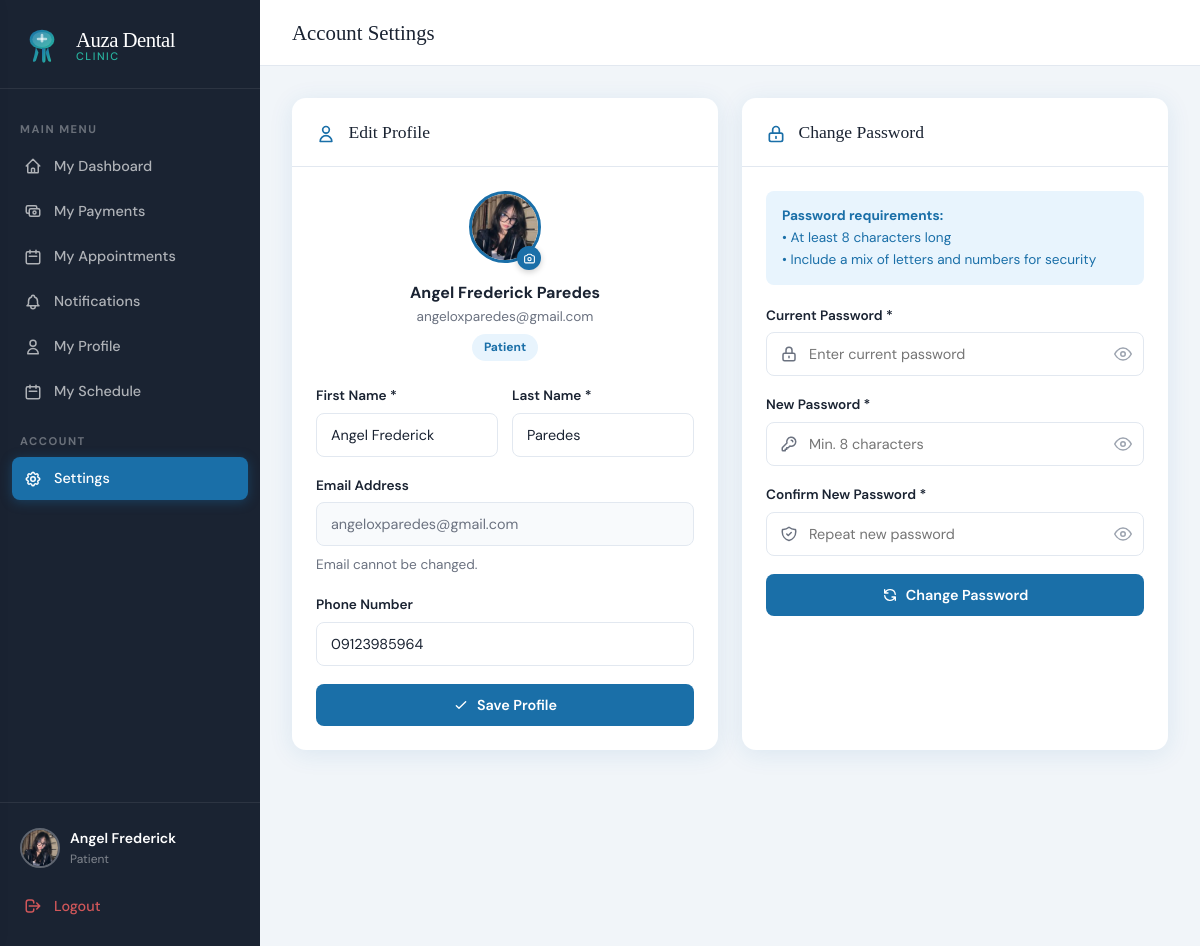
Screenshot of /index.php?page=settings (signed in) with the database file from the repository.
### tables this page shows
CREATE TABLE `users` (
  `id` int(11) NOT NULL,
  `first_name` varchar(100) NOT NULL,
  `last_name` varchar(100) NOT NULL,
  `email` varchar(150) NOT NULL,
  `password` varchar(255) NOT NULL,
  `phone` varchar(20) DEFAULT NULL,
  `role` enum('admin','patient','staff') NOT NULL DEFAULT 'patient',
  `is_verified` tinyint(1) DEFAULT 1,
  `status` enum('pending','approved','rejected') DEFAULT 'pending',
  `created_at` datetime DEFAULT current_timestamp(),
  `avatar` varchar(255) DEFAULT NULL,
  `temp_password` varchar(255) DEFAULT NULL
);

### app/controllers/SettingsController.php (called while the page is built, shortened)
<?php
require_once __DIR__ . '/../config.php';
class SettingsController {
    public function index() {
        $user_id = $_SESSION['user_id'];
        $rows    = callProcedure('sp_get_user_by_id', [$user_id]);
        $user    = $rows[0] ?? [];
        require __DIR__ . '/../views/shared/settings.php';
    }
}

### app/config.php (called while the page is built, shortened)
<?php
function getDB() {
    static $conn = null;
    if ($conn === null) {
        $conn = new mysqli(DB_HOST, DB_USER, DB_PASS, DB_NAME);
        $conn->set_charset('utf8mb4');
    }
    return $conn;
}
function callProcedure($proc_name, $params = []) {
    $db = getDB();
    if (empty($params)) {
        $sql = "CALL {$proc_name}()";
        $result = $db->query($sql);
    } else {
        $placeholders = implode(',', array_fill(0, count($params), '?'));
        $sql = "CALL {$proc_name}({$placeholders})";
        $stmt = $db->prepare($sql);
        $types = '';
        foreach ($params as $p) {
            if (is_int($p)) $types .= 'i';
            elseif (is_float($p)) $types .= 'd';
            else $types .= 's';
        }
        $stmt->bind_param($types, ...$params);
        $stmt->execute();
        $result = $stmt->get_result();
    }
    $rows = [];
    while ($row = $result->fetch_assoc()) {
        $rows[] = $row;
    }
    return $rows;
}

### app/views/shared/settings.php (the view, shortened to what this page needs)
<!DOCTYPE html>
<html lang="en">
<head>
<link rel="stylesheet" href="<?= APP_URL ?>/public/css/style.css">
</head>
<body>
<div class="app-layout">
  <?php require_once __DIR__ . '/sidebar.php'; ?>
  <div class="main-content">
    <div class="topbar">
      <div class="topbar-title">Account Settings</div>
    </div>
    <div class="page-content">
      <?php require_once __DIR__ . '/helpers.php'; showFlash(); ?>
      <div style="display:grid;grid-template-columns:1fr 1fr;gap:24px;max-width:900px;">
        <div class="card">
          <div class="card-header">
            <div class="card-title">
              Edit Profile
            </div>
          </div>
          <div class="card-body">
            <div style="text-align:center;margin-bottom:24px;">
              <div style="position:relative;display:inline-block;">
                <?php if (!empty($user['avatar'])): ?>
                  <img src="<?= APP_URL ?>/public/uploads/avatars/<?= htmlspecialchars($user['avatar']) ?>"
                    id="avatarPreview"
                    style="width:72px;height:72px;border-radius:50%;object-fit:cover;border:3px solid var(--primary);">
                <?php endif; ?>
                <label for="avatarInput" style="position:absolute;bottom:0;right:0;background:var(--primary);color:#fff;border-radius:50%;width:24px;height:24px;display:flex;align-items:center;justify-content:center;cursor:pointer;box-shadow:0 2px 6px rgba(0,0,0,0.2);" title="Change photo">
                </label>
              </div>
              <div style="font-weight:700;font-size:1rem;margin-top:10px;"><?= htmlspecialchars(($user['first_name']??'').' '.($user['last_name']??'')) ?></div>
              <div class="text-sm text-gray"><?= htmlspecialchars($user['email']??'') ?></div>
              <span class="badge badge-confirmed" style="margin-top:6px;"><?= ucfirst($user['role']??'') ?></span>
            </div>
            <form method="POST" action="?page=update_profile" enctype="multipart/form-data">
              <div class="form-row">
                <div class="form-group">
                  <label>First Name *</label>
                  <div class="input-wrap no-icon">
                    <input type="text" name="first_name" required value="<?= htmlspecialchars($user['first_name']??'') ?>">
                  </div>
                </div>
                <div class="form-group">
                  <label>Last Name *</label>
                  <div class="input-wrap no-icon">
                    <input type="text" name="last_name" required value="<?= htmlspecialchars($user['last_name']??'') ?>">
                  </div>
                </div>
              </div>
              <div class="form-group">
                <label>Email Address</label>
                <div class="input-wrap no-icon">
                  <input type="email" value="<?= htmlspecialchars($user['email']??'') ?>" disabled style="background:#f8fafc;color:var(--gray);cursor:not-allowed;">
                </div>
                <div class="text-sm text-gray mt-1">Email cannot be changed.</div>
              </div>
              <div class="form-group">
                <label>Phone Number</label>
                <div class="input-wrap no-icon">
                  <input type="text" name="phone" placeholder="09XXXXXXXXX" value="<?= htmlspecialchars($user['phone']??'') ?>">
                </div>
              </div>
              <button type="submit" class="btn btn-primary btn-block">
                <svg xmlns="http://www.w3.org/2000/svg" width="16" height="16" fill="none" viewBox="0 0 24 24" stroke="currentColor"><path stroke-linecap="round" stroke-linejoin="round" stroke-width="2" d="M5 13l4 4L19 7"/></svg>
                Save Profile
              </button>
            </form>
          </div>
        </div>
        <div class="card">
          <div class="card-header">
            <div class="card-title">
              Change Password
            </div>
          </div>
          <div class="card-body">
            <div style="background:var(--primary-light);border-radius:8px;padding:14px 16px;margin-bottom:20px;font-size:.85rem;color:var(--primary);">
              <strong>Password requirements:</strong><br>
              • At least 8 characters long<br>
              • Include a mix of letters and numbers for security
            </div>
            <form method="POST" action="?page=change_password">
              <div class="form-group">
                <label>Current Password *</label>
                <div class="input-wrap" style="position:relative;">
                  <svg class="icon" xmlns="http://www.w3.org/2000/svg" fill="none" viewBox="0 0 24 24" stroke="currentColor"><path stroke-linecap="round" stroke-linejoin="round" stroke-width="2" d="M12 15v2m-6 4h12a2 2 0 002-2v-6a2 2 0 00-2-2H6a2 2 0 00-2 2v6a2 2 0 002 2zm10-10V7a4 4 0 00-8 0v4h8z"/></svg>
                  <input type="password" name="current_password" id="current_password" required placeholder="Enter current password" style="padding-right:40px;">
                  <span onclick="togglePassword('current_password')" style="position:absolute;right:12px;top:50%;transform:translateY(-50%);cursor:pointer;color:#9ca3af;display:flex;align-items:center;">
                    <svg id="current_password_eye_open" width="18" height="18" viewBox="0 0 24 24" fill="none" stroke="currentColor" stroke-width="2" style="display:block;">
                      <path d="M1 12s4-8 11-8 11 8 11 8-4 8-11 8-11-8-11-8z"/><circle cx="12" cy="12" r="3"/>
                    </svg>
                  </span>
                </div>
              </div>
              <div class="form-group">
                <label>New Password *</label>
                <div class="input-wrap" style="position:relative;">
                  <svg class="icon" xmlns="http://www.w3.org/2000/svg" fill="none" viewBox="0 0 24 24" stroke="currentColor"><path stroke-linecap="round" stroke-linejoin="round" stroke-width="2" d="M15 7a2 2 0 012 2m4 0a6 6 0 01-7.743 5.743L11 17H9v2H7v2H4a1 1 0 01-1-1v-2.586a1 1 0 01.293-.707l5.964-5.964A6 6 0 1121 9z"/></svg>
                  <input type="password" name="new_password" id="newPass" required placeholder="Min. 8 characters" style="padding-right:40px;">
                  <span onclick="togglePassword('newPass')" style="position:absolute;right:12px;top:50%;transform:translateY(-50%);cursor:pointer;color:#9ca3af;display:flex;align-items:center;">
                    <svg id="newPass_eye_open" width="18" height="18" viewBox="0 0 24 24" fill="none" stroke="currentColor" stroke-width="2" style="display:block;">
                      <path d="M1 12s4-8 11-8 11 8 11 8-4 8-11 8-11-8-11-8z"/><circle cx="12" cy="12" r="3"/>
                    </svg>
                  </span>
                </div>
              </div>
              <div class="form-group">
                <label>Confirm New Password *</label>
                <div class="input-wrap" style="position:relative;">
                  <input type="password" name="confirm_password" id="confPass" required placeholder="Repeat new password" style="padding-right:40px;">
                  <span onclick="togglePassword('confPass')" style="position:absolute;right:12px;top:50%;transform:translateY(-50%);cursor:pointer;color:#9ca3af;display:flex;align-items:center;">
                    <svg id="confPass_eye_open" width="18" height="18" viewBox="0 0 24 24" fill="none" stroke="currentColor" stroke-width="2" style="display:block;">
                      <path d="M1 12s4-8 11-8 11 8 11 8-4 8-11 8-11-8-11-8z"/><circle cx="12" cy="12" r="3"/>
                    </svg>
                  </span>
                </div>
              </div>
              <button type="submit" class="btn btn-primary btn-block">
                <svg xmlns="http://www.w3.org/2000/svg" width="16" height="16" fill="none" viewBox="0 0 24 24" stroke="currentColor"><path stroke-linecap="round" stroke-linejoin="round" stroke-width="2" d="M4 4v5h.582m15.356 2A8.001 8.001 0 004.582 9m0 0H9m11 11v-5h-.581m0 0a8.003 8.003 0 01-15.357-2m15.357 2H15"/></svg>
                Change Password
              </button>
            </form>
          </div>
        </div>
      </div>
    </div>
  </div>
</div>
</body>
</html>

### public/css/style.css (style rules this page uses)
:root { --primary: #1a6fa8; --primary-dark: #134f7a; --primary-light:#e8f4fd; --accent: #28b4a0; --accent-light: #e6f7f5; --danger: #e74c3c; --warning: #f39c12; --success: #27ae60; --info: #2980b9; --dark: #1a2332; --gray: #6b7280; --gray-light: #f1f5f9; --white: #ffffff; --border: #e2e8f0; --shadow: 0 4px 24px rgba(26,111,168,0.10); --shadow-lg: 0 8px 40px rgba(26,111,168,0.16); --radius: 14px; --radius-sm: 8px; --font-display: 'Playfair Display', serif; --font-body: 'DM Sans', sans-serif; }
*, *::before, *::after { box-sizing: border-box; margin: 0; padding: 0; }
body { font-family: var(--font-body); background: var(--gray-light); color: var(--dark); min-height: 100vh; font-size: 15px; line-height: 1.6; }
.form-group { margin-bottom: 18px; }
.form-group label { display: block; font-size: 0.85rem; font-weight: 600; color: var(--dark); margin-bottom: 6px; }
.form-row { display: grid; grid-template-columns: 1fr 1fr; gap: 14px; }
.input-wrap { position: relative; }
.input-wrap .icon { position: absolute; left: 14px; top: 50%; transform: translateY(-50%); color: var(--gray); width: 18px; height: 18px; }
.input-wrap input, .input-wrap select, .input-wrap textarea { width: 100%; padding: 12px 14px 12px 42px; border: 1.5px solid var(--border); border-radius: var(--radius-sm); font-family: var(--font-body); font-size: 0.9rem; color: var(--dark); background: var(--white); transition: border-color 0.2s, box-shadow 0.2s; outline: none; }
.input-wrap.no-icon input, .input-wrap.no-icon select, .input-wrap.no-icon textarea { padding-left: 14px; }
.btn { display: inline-flex; align-items: center; justify-content: center; gap: 8px; padding: 12px 24px; border-radius: var(--radius-sm); border: none; font-family: var(--font-body); font-size: 0.9rem; font-weight: 600; cursor: pointer; transition: all 0.2s; text-decoration: none; }
.btn-primary { background: var(--primary); color: white; }
.btn-block { width: 100%; }
.app-layout { display: flex; min-height: 100vh; }
.main-content { margin-left: 260px; flex: 1; display: flex; flex-direction: column; }
.topbar { background: white; border-bottom: 1px solid var(--border); padding: 16px 32px; display: flex; align-items: center; justify-content: space-between; position: sticky; top: 0; z-index: 50; }
.topbar-title { font-family: var(--font-display); font-size: 1.3rem; color: var(--dark); }
.page-content { padding: 32px; flex: 1; }
.card { background: white; border-radius: var(--radius); box-shadow: var(--shadow); overflow: hidden; }
.card-header { padding: 20px 24px; border-bottom: 1px solid var(--border); display: flex; align-items: center; justify-content: space-between; }
.card-title { font-family: var(--font-display); font-size: 1.1rem; color: var(--dark); }
.card-body { padding: 24px; }
.badge { display: inline-block; padding: 4px 12px; border-radius: 20px; font-size: 0.75rem; font-weight: 700; text-transform: capitalize; }
.badge-confirmed { background: var(--primary-light); color: var(--primary); }
.mt-1 { margin-top: 8px; }
.text-sm { font-size: 0.85rem; }
.text-gray { color: var(--gray); }

### rows the page displays
users: avatar (picture), first_name+last_name "Angel Frederick Paredes", email "angeloxparedes@gmail.com", role "Patient", first_name "Angel Frederick", last_name "Paredes", phone "09123985964"

### other values shown
$_SESSION['role'] "Patient"
